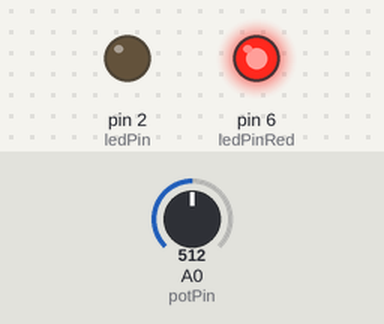
Bench run of a sketch on a simulated Arduino Uno, built with avr-gcc and run on an emulated ATmega328P. Parts: output pins drawn as LEDs (lit = HIGH). The inputs (shaded band) are chosen by the test bench; at power-on: A0 (potPin) = 512.

Above: at 1.2 s.
1.3 s: A0 (potPin) set to 115
4.3 s: A0 (potPin) set to 98
At 5.5 s:
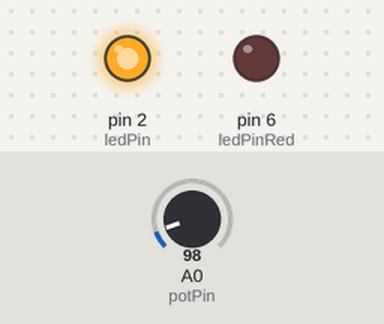
5.8 s: A0 (potPin) set to 0
At 6.9 s:
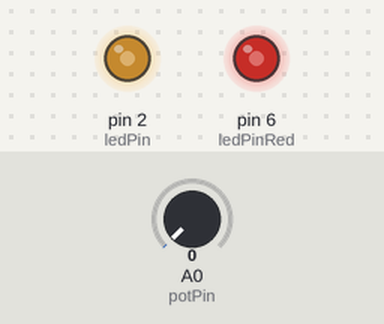
7.3 s: A0 (potPin) set to 122
At 8.8 s:
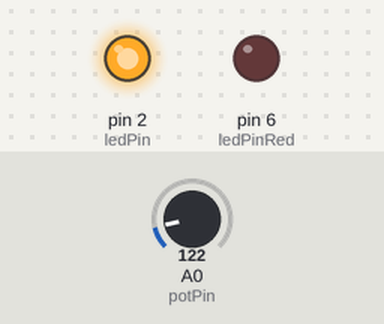
Timing chart, 0 to 9.8 s (numbered marks = the images above; inputs shaded):
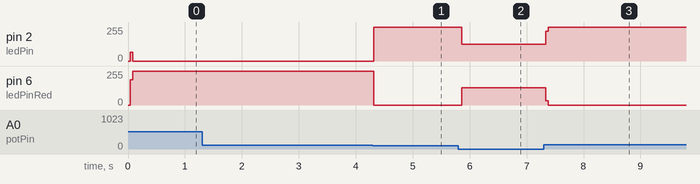

The sketch:

Test_LED_Blink_6-5-19.ino
```cpp
#define ledPin 2
#define ledPinRed 6
#define potPin A0

int timer1Start = 65336;
int A0Read = 0;
int count = 0;
byte A0Count = 0;

void setup() {
  pinMode(ledPin, OUTPUT); //ledPin
  pinMode(ledPinRed, OUTPUT);

  noInterrupts();
  TCCR1A = 0;
  TCCR1B = B00000010; // Prescale Timer1 to 8
  TCNT1 = timer1Start;
  TIMSK1 = B00000001; // Enable timer1 Overflow Interupt
  interrupts();
}

ISR(TIMER1_OVF_vect) { // Timer1 is set to interupt every 0.0001 seconds

  TCNT1 = timer1Start; // Set the timer start value as defined in setup()

  A0Count++;
  if (A0Count >= 200){
    A0Read = analogRead(A0); // poll the ADC every 0.02 seconds
    A0Count = 0;
    count++;
  }
}

void loop() {
  if (count >= A0Read * 2) {
    count = 0;
    if (digitalRead(ledPin)){
      digitalWrite(ledPin, 0);
      digitalWrite(ledPinRed, 1);
    }
    else{
      digitalWrite(ledPin, 1);
      digitalWrite(ledPinRed, 0);
    }
  }
}
```

Measured:
- the behaviour switches between 105 and 104 on A0 (potPin) (found by bisection; images 0 and 1)
- after the input at 1.3 s, every drawn part: stays the same
- after the input at 4.3 s, pin 2 (ledPin): 0/255 → 255/255 after 0.02 s instead of 0.43 s; pin 6 (ledPinRed): 255/255 → 0/255 after 0.02 s instead of 0.43 s
- after the input at 5.8 s, pin 2 (ledPin): 255/255 → 127/255 after 0.06 s; pin 6 (ledPinRed): 0/255 → 129/255 after 0.06 s
- after the input at 7.3 s, pin 2 (ledPin): 127/255 → 255/255 at once; pin 6 (ledPinRed): 129/255 → 0/255 at once
